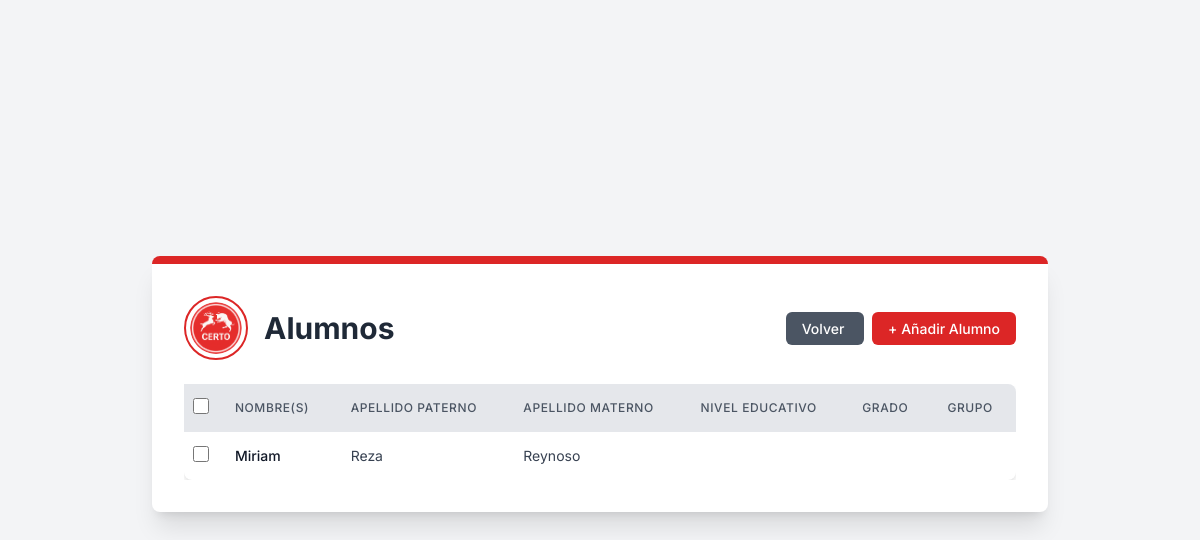
Before: /core/students/ (signed in) with the older database file.
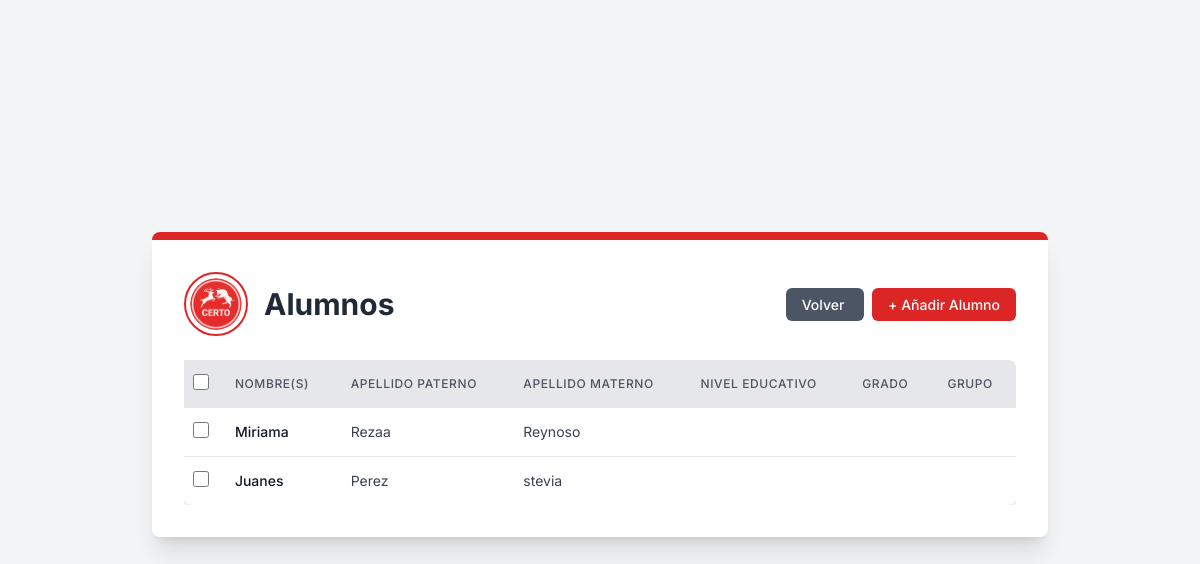
After: the same page with the newer database file.
### core/models.py (models this page shows, shortened)
class Alumnos(models.Model):
    nombre = models.CharField(max_length=100, verbose_name='Nombre')
    paterno = models.CharField(max_length=100, verbose_name='Apellido Paterno')
    materno = models.CharField(max_length=100, verbose_name='Apellido Materno')
    tutorId = models.ForeignKey(Tutor, on_delete=models.CASCADE, verbose_name='Tutor')
    nivelEducativo = models.ForeignKey(NivelEducativo, on_delete=models.CASCADE, verbose_name='Nivel educativo')
    class Meta:
        verbose_name_plural = 'Alumnos'
        verbose_name = 'Alumno'

### core/views.py (the view, shortened to what this page needs)
# urls.py: path("students/", views.students, name="students"),
def students(request):
    if not request.user.is_authenticated:
        return redirect('core:signInUp')
    if request.user.is_staff:
        students = Alumnos.objects.all()
        return render(request, 'students/students_list_view.html', {'students': students})

### core/templates/Students/students_list_view.html (shortened to what this page needs)
{% extends "main.html" %} {% load static %}{% block content %}
<div
  class="bg-white p-8 rounded-lg shadow-xl max-w-4xl w-full border-t-8 border-primary-red mb-8"
>
  <div class="flex flex-col md:flex-row items-center justify-between mb-6">
    <div class="flex items-center mb-4 md:mb-0">
      <img
        src="{% static 'img/logos/logo.png' %}"
        alt="Logo de la Cafetería Certo"
        class="w-16 h-16 rounded-full border-2 border-primary-red p-1 object-cover mr-4"
      />
      <h1 class="text-3xl font-bold text-gray-800">Alumnos</h1>
    </div>
    <div class="text-right">
      <a
        href="/core/dashboard"
        class="px-4 py-2 text-sm font-medium text-white bg-gray-600 rounded-md hover:bg-gray-700 transition duration-300 ease-in-out mr-2"
      >
        Volver
      </a>
      <a
        href="{% url 'core:createStudents' %}"
        class="px-4 py-2 text-sm font-medium text-white bg-primary-red rounded-md hover:bg-red-700 transition duration-300 ease-in-out"
      >
        + Añadir Alumno
      </a>
    </div>
  </div>
  <div class="overflow-x-auto">
    <form
      id="deleteForm"
      method="post"
      action="{% url 'core:bulk_delete' 'Alumnos' 'core:students' %}"
    >
    <table class="min-w-full bg-white rounded-lg shadow-custom">
      <thead class="bg-gray-200">
        <tr>
          <th class="py-3 px-2 text-center">
            <input
              type="checkbox"
              id="selectAll"
              class="form-checkbox h-4 w-4 text-primary-red"
            />
          </th>
          <th
            class="py-3 px-4 text-left text-xs font-medium text-gray-600 uppercase tracking-wider"
          >
            Nombre(s)
          </th>
          <th
            class="py-3 px-4 text-left text-xs font-medium text-gray-600 uppercase tracking-wider"
          >
            Apellido Paterno
          </th>
          <th
            class="py-3 px-4 text-left text-xs font-medium text-gray-600 uppercase tracking-wider"
          >
            Apellido Materno
          </th>
          <th
            class="py-3 px-4 text-left text-xs font-medium text-gray-600 uppercase tracking-wider"
          >
            Nivel Educativo
          </th>
          <th
            class="py-3 px-4 text-left text-xs font-medium text-gray-600 uppercase tracking-wider"
          >
            Grado
          </th>
          <th
            class="py-3 px-4 text-left text-xs font-medium text-gray-600 uppercase tracking-wider rounded-tr-lg"
          >
            Grupo
          </th>
        </tr>
      </thead>
      <tbody class="divide-y divide-gray-200">
        {% for student in students %}
        <tr class="hover:bg-gray-50 cursor-pointer" onclick="window.location.href='{% url 'core:createStudents' %}?id={{ student.id }}'">
          <td class="py-3 px-2 text-center">
              <input
                type="checkbox"
                name="selected_ids"
                value="{{ student.id }}"
                class="rowCheckbox form-checkbox h-4 w-4 text-primary-red"
                onclick="event.stopPropagation();"
              />
          </td>
          <td
            class="py-3 px-4 whitespace-nowrap text-sm font-medium text-gray-900"
          >
            {{ student.nombre }}
          </td>
          <td class="py-3 px-4 whitespace-nowrap text-sm text-gray-700">
            {{ student.paterno }}
          </td>
          <td class="py-3 px-4 whitespace-nowrap text-sm text-gray-700">
            {{ student.materno }}
          </td>
          <td class="py-3 px-4 whitespace-nowrap text-sm text-gray-700">
          </td>
          <td class="py-3 px-4 whitespace-nowrap text-sm text-gray-700">
          </td>
          <td class="py-3 px-4 whitespace-nowrap text-sm text-gray-700">
          </td>
        </tr>
        {% endfor %}
      </tbody>
    </table>
  </div>
</div>
{% endblock %}

Changed rows visible on the page:
changed Alumnos "Reynoso": nombre "Miriam" → "Miriama"; paterno "Reza" → "Rezaa"
added Alumnos: nombre "Juanes", paterno "Perez", materno "stevia"
